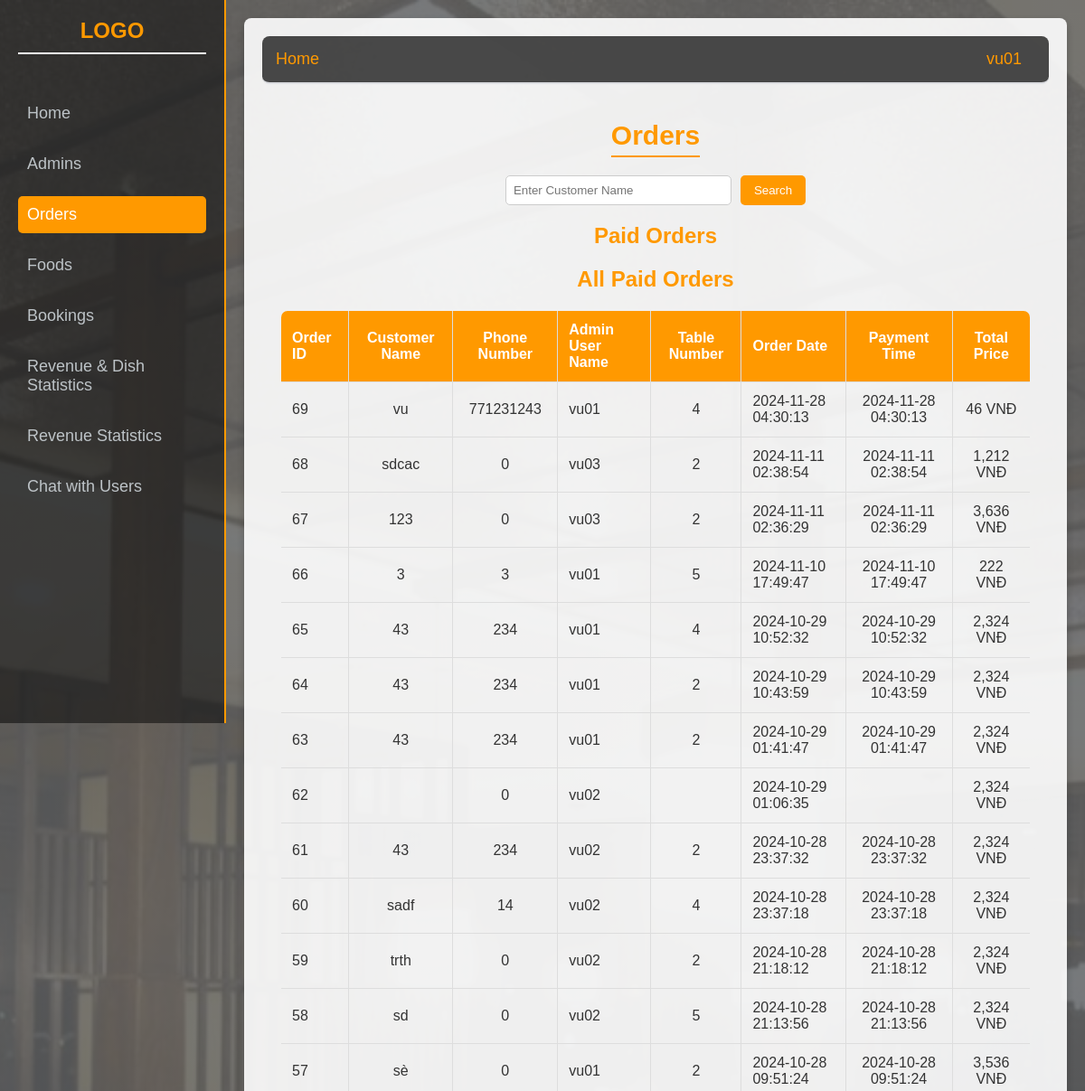
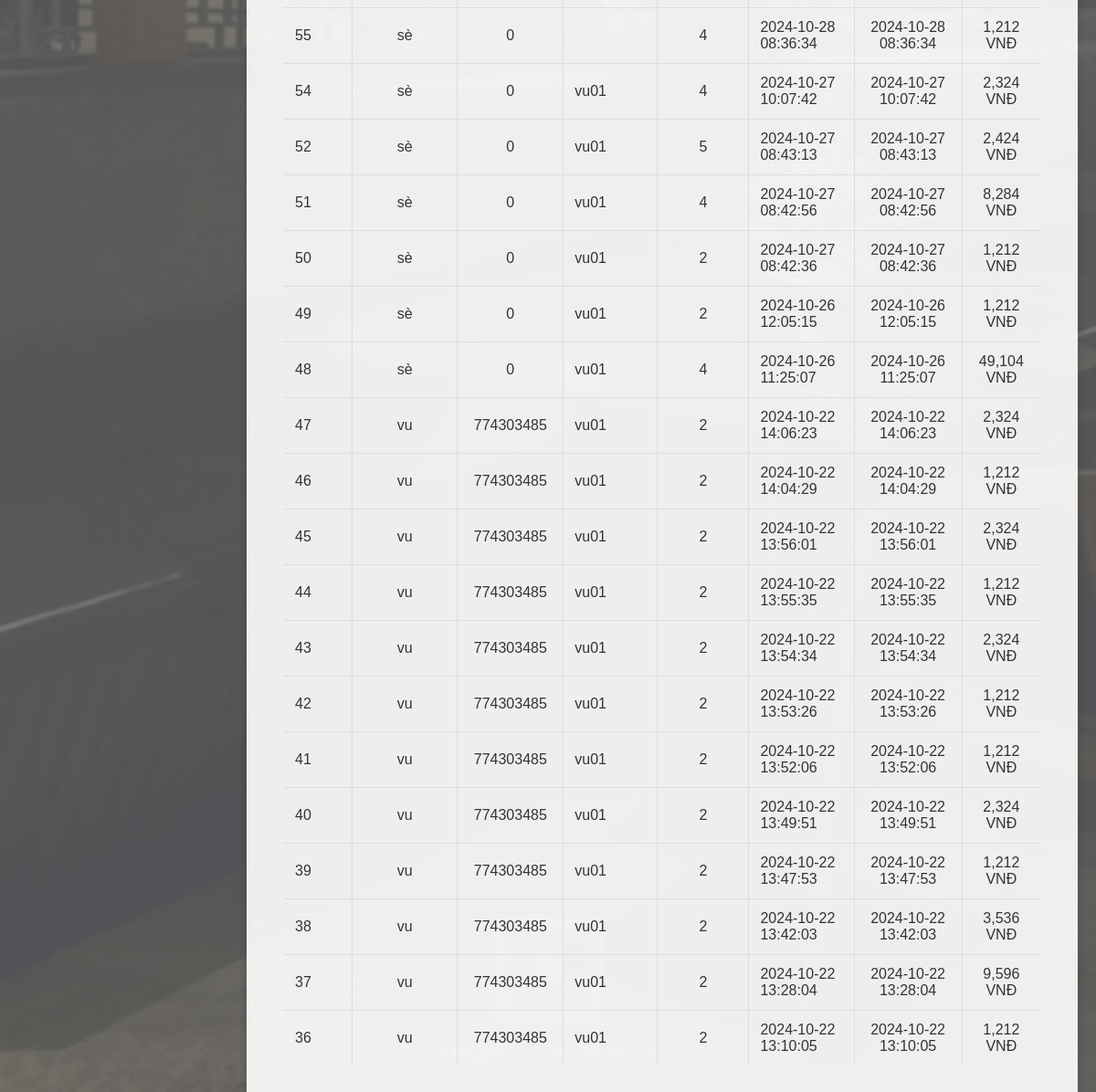
Page /admin_interface/orders.php (signed in) on the committed database (2 pictures, top to bottom).
### tables this page shows
CREATE TABLE `orders` (
  `order_id` int(11) NOT NULL,
  `user_id` int(11) DEFAULT NULL,
  `total_price` decimal(10,2) DEFAULT NULL,
  `order_date` datetime DEFAULT NULL,
  `table_id` int(11) DEFAULT NULL,
  `payment_time` datetime DEFAULT NULL,
  `customer_name` varchar(35) NOT NULL,
  `customer_phone` int(11) NOT NULL
);

CREATE TABLE `user` (
  `user_id` int(11) NOT NULL,
  `user_name` varchar(100) NOT NULL,
  `phone_number` int(11) DEFAULT NULL,
  `email` varchar(100) DEFAULT NULL,
  `password` text NOT NULL,
  `role` int(11) NOT NULL
);

CREATE TABLE `restaurant_table` (
  `table_id` int(11) NOT NULL,
  `table_number` int(11) NOT NULL,
  `status` varchar(20) DEFAULT 'empty',
  `user_id` int(11) DEFAULT NULL
);

### admin_interface/orders.php (the view, shortened to what this page needs)
<?php
include("config/config.php");
if (isset($_SESSION['user_name'])) {
    $userName = $_SESSION['user_name'];
} else {
    $userName = "USER";
}
$searchResult = [];
$customerName = '';
$sql = "SELECT o.order_id, o.total_price, o.order_date, o.payment_time,
               o.customer_name, u.user_name AS admin_user_name,
               o.customer_phone,
               rt.table_number
        FROM orders o
        LEFT JOIN user u ON o.user_id = u.user_id
        LEFT JOIN restaurant_table rt ON o.table_id = rt.table_id
        ORDER BY o.order_date DESC";
$stmt = $mysqli->prepare($sql);
$stmt->execute();
$result = $stmt->get_result();
$paidOrders = [];
while ($row = $result->fetch_assoc()) {
    $paidOrders[$row['order_id']] = [
        'total_price' => $row['total_price'],
        'order_date' => $row['order_date'],
        'payment_time' => $row['payment_time'],
        'customer_name' => $row['customer_name'],
        'customer_phone' => $row['customer_phone'],
        'admin_user_name' => $row['admin_user_name'],
        'table_number' => $row['table_number']
    ];
}
?>
<!DOCTYPE html>
<html lang="en">
<head>
    <link rel="stylesheet" href="orders.css">
</head>
<body>
    <div class="sidebar">
        <h2>LOGO</h2>
        <ul>
        <li><a href="admin.php">Home</a></li>
            <li><a href="admins.php">Admins</a></li>
            <li><a href="orders.php">Orders</a></li>
            <li><a href="foods.php">Foods</a></li>
            <li><a href="books.php">Bookings</a></li>
            <li><a href="statistics.php" class="button">Revenue & Dish Statistics</a></li>
            <li><a href="statistical.php">Revenue Statistics</a></li>
            <li><a href="../chat.php">Chat with Users</a></li>
        </ul>
    </div>
    <div class="main-content">
        <div class="navbar">
            <a href="#">Home</a>
            <div class="dropdown">
                <a href="#" class="user-btn" id="user-btn"><?php echo htmlspecialchars($userName); ?></a>
            </div>
        </div>
        <div class="orders-section">
            <h2>Orders</h2>
            <form method="POST" action="">
                <input type="text" name="customer_name" placeholder="Enter Customer Name" value="<?php echo htmlspecialchars($customerName); ?>" required>
                <button type="submit">Search</button>
            </form>
            <h3>Paid Orders</h3>
            <?php if (!empty($searchResult)): ?>
                <h3>Order ID: <?php echo htmlspecialchars($searchResult['order_id']); ?></h3>
                <p>Customer Name: <?php echo htmlspecialchars($searchResult['customer_name']); ?></p>
                <p>Phone: <?php echo htmlspecialchars($searchResult['customer_phone']); ?></p>
                <p>Ca: <?php echo htmlspecialchars($searchResult['admin_user_name']); ?></p>
                <p>Table Number: <?php echo htmlspecialchars($searchResult['table_number']); ?></p>
                <p>Order Date: <?php echo htmlspecialchars($searchResult['order_date']); ?></p>
                <p>Payment Time: <?php echo htmlspecialchars($searchResult['payment_time']); ?></p>
                <p>Total Price: <?php echo number_format($searchResult['total_price'], 2); ?> VNĐ</p>
                <table>
                    <thead>
                        <tr>
                            <th>Dish Name</th>
                            <th>Quantity</th>
                            <th>Price</th>
                        </tr>
                    </thead>
                    <tbody>
                        <?php if (!empty($searchResult['items'])): ?>
                            <?php foreach ($searchResult['items'] as $item): ?>
                            <tr>
                                <td><?php echo htmlspecialchars($item['dish_name']); ?></td>
                                <td><?php echo htmlspecialchars($item['quantity']); ?></td>
                                <td><?php echo number_format($item['price'], 2); ?>VNĐ</td>
                            </tr>
                            <?php endforeach; ?>
                        <?php else: ?>
                            <tr>
                                <td colspan="3">No items found for this order.</td>
                            </tr>
                        <?php endif; ?>
                    </tbody>
                </table>
            <?php else: ?>
                <h3>All Paid Orders</h3>
                <?php if (!empty($paidOrders)): ?>
                    <table>
                        <thead>
                            <tr>
                                <th>Order ID</th>
                                <th>Customer Name</th>
                                <th>Phone Number</th>
                                <th>Admin User Name</th>
                                <th>Table Number</th>
                                <th>Order Date</th>
                                <th>Payment Time</th>
                                <th>Total Price</th>
                            </tr>
                        </thead>
                        <tbody>
                            <?php foreach ($paidOrders as $orderId => $order): ?>
                                <tr>
                                    <td><?php echo htmlspecialchars($orderId); ?></td>
                                    <td><?php echo htmlspecialchars($order['customer_name']); ?></td>
                                    <td><?php echo htmlspecialchars($order['customer_phone']); ?></td>
                                    <td><?php echo htmlspecialchars($order['admin_user_name']); ?></td>
                                    <td><?php echo htmlspecialchars($order['table_number']); ?></td>
                                    <td><?php echo htmlspecialchars($order['order_date']); ?></td>
                                    <td><?php echo htmlspecialchars($order['payment_time']); ?></td>
                                    <td><?php echo number_format($order['total_price']); ?> VNĐ</td>
                                </tr>
                            <?php endforeach; ?>
                        </tbody>
                    </table>
                <?php else: ?>
                    <p>No paid orders found.</p>
                <?php endif; ?>
            <?php endif; ?>
        </div>
    </div>
</body>
</html>

### admin_interface/orders.css (style rules this page uses)
* { margin: 0; padding: 0; box-sizing: border-box; }
body { font-family: 'Arial', sans-serif; background: linear-gradient(rgba(233, 239, 246, 0.7), rgba(233, 239, 246, 0.7)), url('../user_interface/images/da4.jpg'); background-size: cover; background-repeat: no-repeat; background-position: center; padding: 20px; border-radius: 8px; }
body::before { content: ""; position: fixed; top: 0; left: 0; width: 100%; height: 100%; background-color: rgba(0, 0, 0, 0.5); z-index: -1; }
.sidebar { width: 250px; background-color: rgba(0, 0, 0, 0.5); height: 100vh; padding: 20px; position: fixed; top: 0; left: 0; display: flex; flex-direction: column; gap: 15px; border-right: 2px solid #ff9900; }
.sidebar h2 { color: #ff9900; font-size: 24px; text-align: center; margin-bottom: 30px; border-bottom: 2px solid #fff; padding-bottom: 10px; }
.sidebar ul { list-style-type: none; }
.sidebar ul li { margin-bottom: 15px; }
.sidebar ul li a { color: #bdc3c7; text-decoration: none; font-size: 18px; padding: 10px; display: block; border-radius: 5px; transition: background-color 0.3s ease, color 0.3s ease; }
.sidebar ul li:nth-child(3) a { background-color: #ff9900; color: #fff; }
.main-content { margin-left: 250px; padding: 20px; width: calc(100% - 250px); min-height: 100vh; box-shadow: 0 4px 8px rgba(0, 0, 0, 0.2); border-radius: 8px; background-color: rgba(255, 255, 255, 0.9); }
.navbar { display: flex; justify-content: space-between; align-items: center; background-color: rgba(0, 0, 0, 0.7); padding: 15px; border-bottom: 2px solid #dcdde1; border-radius: 8px; margin-bottom: 20px; }
.navbar a { color: #ff9900; text-decoration: none; font-size: 18px; transition: color 0.3s ease; }
.user-btn { color: #2d3e50; font-size: 18px; background-color: transparent; border: none; cursor: pointer; padding: 10px 15px; border-radius: 5px; transition: background-color 0.3s ease; }
table { width: 100%; border-collapse: collapse; margin-top: 20px; }
table, th, td { border: 1px solid #ddd; }
th { background-color: #f2f2f2; color: #333; padding: 12px; }
td { padding: 12px; text-align: left; }
.dropdown { position: relative; display: inline-block; }
.orders-section { width: 100%; margin: 0 auto; padding: 20px; text-align: center; }
.orders-section h2 { font-size: 30px; color: #ff9900; margin-bottom: 20px; border-bottom: 2px solid #ff9900; display: inline-block; padding-bottom: 5px; }
.orders-section form { display: flex; justify-content: center; gap: 10px; margin-bottom: 20px; }
.orders-section form input[type="text"] { padding: 8px; width: 250px; border: 1px solid #ccc; border-radius: 5px; }
.orders-section form button { padding: 8px 15px; background-color: #ff9900; color: #fff; border: none; border-radius: 5px; cursor: pointer; transition: background-color 0.3s; }
.orders-section h3 { font-size: 24px; color: #333; margin-top: 20px; color: #ff9900; }
.orders-section table { width: 100%; border-collapse: collapse; margin-top: 20px; text-align: left; border-radius: 8px; overflow: hidden; }
.orders-section table th, .orders-section table td { padding: 12px; border-bottom: 1px solid #ddd; }
.orders-section table th { background-color: #ff9900; color: #fff; font-weight: bold; }
.orders-section table td { color: #333; }
.orders-section table th:nth-child(2), .orders-section table td:nth-child(2), .orders-section table th:nth-child(3), .orders-section table td:nth-child(3), .orders-section table th:nth-child(5), .orders-section table td:nth-child(5), .orders-section table th:nth-child(7), .orders-section table td:nth-child(7), .orders-section table th:nth-child(8), .orders-section table td:nth-child(8) { text-align: center; }

### rows in the picture
orders: orderId "69", customer_name "vu", customer_phone "771231243", user.user_name "vu01", table.table_number "4", order_date "2024-11-28 04:30:13", payment_time "2024-11-28 04:30:13", total_price "46"
orders: orderId "68", customer_name "sdcac", customer_phone "0", user.user_name "vu03", table.table_number "2", order_date "2024-11-11 02:38:54", payment_time "2024-11-11 02:38:54", total_price "1,212"
orders: orderId "67", customer_name "123", customer_phone "0", user.user_name "vu03", table.table_number "2", order_date "2024-11-11 02:36:29", payment_time "2024-11-11 02:36:29", total_price "3,636"
orders: orderId "66", customer_name "3", customer_phone "3", user.user_name "vu01", table.table_number "5", order_date "2024-11-10 17:49:47", payment_time "2024-11-10 17:49:47", total_price "222"
orders: orderId "65", customer_name "43", customer_phone "234", user.user_name "vu01", table.table_number "4", order_date "2024-10-29 10:52:32", payment_time "2024-10-29 10:52:32", total_price "2,324"
orders: orderId "64", customer_name "43", customer_phone "234", user.user_name "vu01", table.table_number "2", order_date "2024-10-29 10:43:59", payment_time "2024-10-29 10:43:59", total_price "2,324"
orders: orderId "63", customer_name "43", customer_phone "234", user.user_name "vu01", table.table_number "2", order_date "2024-10-29 01:41:47", payment_time "2024-10-29 01:41:47", total_price "2,324"
orders: orderId "62", customer_phone "0", user.user_name "vu02", order_date "2024-10-29 01:06:35", total_price "2,324"
orders: orderId "61", customer_name "43", customer_phone "234", user.user_name "vu02", table.table_number "2", order_date "2024-10-28 23:37:32", payment_time "2024-10-28 23:37:32", total_price "2,324"
orders: orderId "60", customer_name "sadf", customer_phone "14", user.user_name "vu02", table.table_number "4", order_date "2024-10-28 23:37:18", payment_time "2024-10-28 23:37:18", total_price "2,324"
orders: orderId "59", customer_name "trth", customer_phone "0", user.user_name "vu02", table.table_number "2", order_date "2024-10-28 21:18:12", payment_time "2024-10-28 21:18:12", total_price "2,324"
orders: orderId "58", customer_name "sd", customer_phone "0", user.user_name "vu02", table.table_number "5", order_date "2024-10-28 21:13:56", payment_time "2024-10-28 21:13:56", total_price "2,324"
orders: orderId "57", customer_name "sè", customer_phone "0", user.user_name "vu01", table.table_number "2", order_date "2024-10-28 09:51:24", payment_time "2024-10-28 09:51:24", total_price "3,536"
orders: orderId "55", customer_name "sè", customer_phone "0", table.table_number "4", order_date "2024-10-28 08:36:34", payment_time "2024-10-28 08:36:34", total_price "1,212"
orders: orderId "54", customer_name "sè", customer_phone "0", user.user_name "vu01", table.table_number "4", order_date "2024-10-27 10:07:42", payment_time "2024-10-27 10:07:42", total_price "2,324"
orders: orderId "52", customer_name "sè", customer_phone "0", user.user_name "vu01", table.table_number "5", order_date "2024-10-27 08:43:13", payment_time "2024-10-27 08:43:13", total_price "2,424"
orders: orderId "51", customer_name "sè", customer_phone "0", user.user_name "vu01", table.table_number "4", order_date "2024-10-27 08:42:56", payment_time "2024-10-27 08:42:56", total_price "8,284"
orders: orderId "50", customer_name "sè", customer_phone "0", user.user_name "vu01", table.table_number "2", order_date "2024-10-27 08:42:36", payment_time "2024-10-27 08:42:36", total_price "1,212"
orders: orderId "49", customer_name "sè", customer_phone "0", user.user_name "vu01", table.table_number "2", order_date "2024-10-26 12:05:15", payment_time "2024-10-26 12:05:15", total_price "1,212"
orders: orderId "48", customer_name "sè", customer_phone "0", user.user_name "vu01", table.table_number "4", order_date "2024-10-26 11:25:07", payment_time "2024-10-26 11:25:07", total_price "49,104"
orders: orderId "47", customer_name "vu", customer_phone "774303485", user.user_name "vu01", table.table_number "2", order_date "2024-10-22 14:06:23", payment_time "2024-10-22 14:06:23", total_price "2,324"
orders: orderId "46", customer_name "vu", customer_phone "774303485", user.user_name "vu01", table.table_number "2", order_date "2024-10-22 14:04:29", payment_time "2024-10-22 14:04:29", total_price "1,212"
orders: orderId "45", customer_name "vu", customer_phone "774303485", user.user_name "vu01", table.table_number "2", order_date "2024-10-22 13:56:01", payment_time "2024-10-22 13:56:01", total_price "2,324"
orders: orderId "44", customer_name "vu", customer_phone "774303485", user.user_name "vu01", table.table_number "2", order_date "2024-10-22 13:55:35", payment_time "2024-10-22 13:55:35", total_price "1,212"
orders: orderId "43", customer_name "vu", customer_phone "774303485", user.user_name "vu01", table.table_number "2", order_date "2024-10-22 13:54:34", payment_time "2024-10-22 13:54:34", total_price "2,324"
orders: orderId "42", customer_name "vu", customer_phone "774303485", user.user_name "vu01", table.table_number "2", order_date "2024-10-22 13:53:26", payment_time "2024-10-22 13:53:26", total_price "1,212"
orders: orderId "41", customer_name "vu", customer_phone "774303485", user.user_name "vu01", table.table_number "2", order_date "2024-10-22 13:52:06", payment_time "2024-10-22 13:52:06", total_price "1,212"
orders: orderId "40", customer_name "vu", customer_phone "774303485", user.user_name "vu01", table.table_number "2", order_date "2024-10-22 13:49:51", payment_time "2024-10-22 13:49:51", total_price "2,324"
orders: orderId "39", customer_name "vu", customer_phone "774303485", user.user_name "vu01", table.table_number "2", order_date "2024-10-22 13:47:53", payment_time "2024-10-22 13:47:53", total_price "1,212"
orders: orderId "38", customer_name "vu", customer_phone "774303485", user.user_name "vu01", table.table_number "2", order_date "2024-10-22 13:42:03", payment_time "2024-10-22 13:42:03", total_price "3,536"
orders: orderId "37", customer_name "vu", customer_phone "774303485", user.user_name "vu01", table.table_number "2", order_date "2024-10-22 13:28:04", payment_time "2024-10-22 13:28:04", total_price "9,596"
orders: orderId "36", customer_name "vu", customer_phone "774303485", user.user_name "vu01", table.table_number "2", order_date "2024-10-22 13:10:05", payment_time "2024-10-22 13:10:05", total_price "1,212"

### other values in the picture
$userName "vu01"
